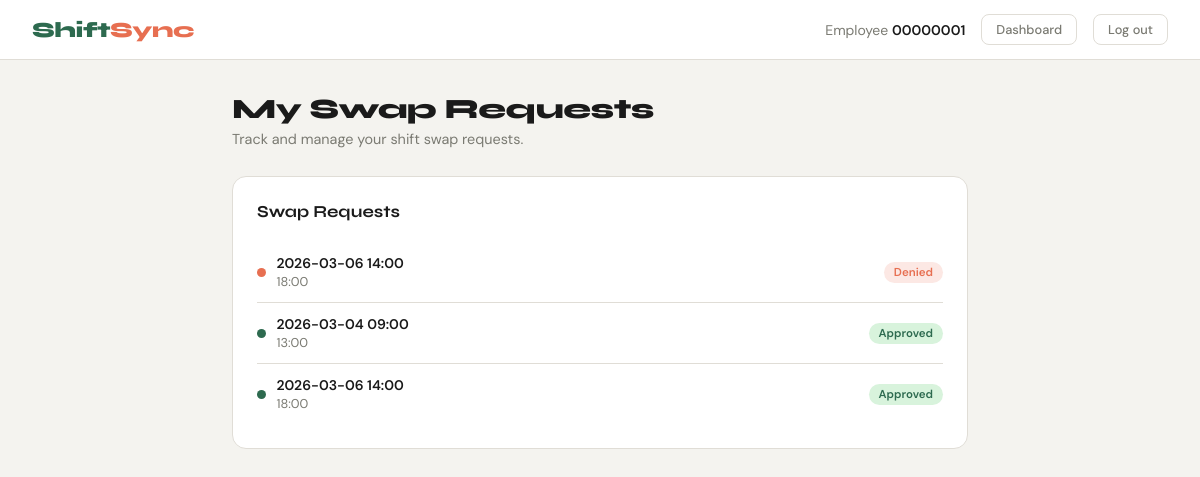
Page /swap-requests (signed in) on the earlier database version.
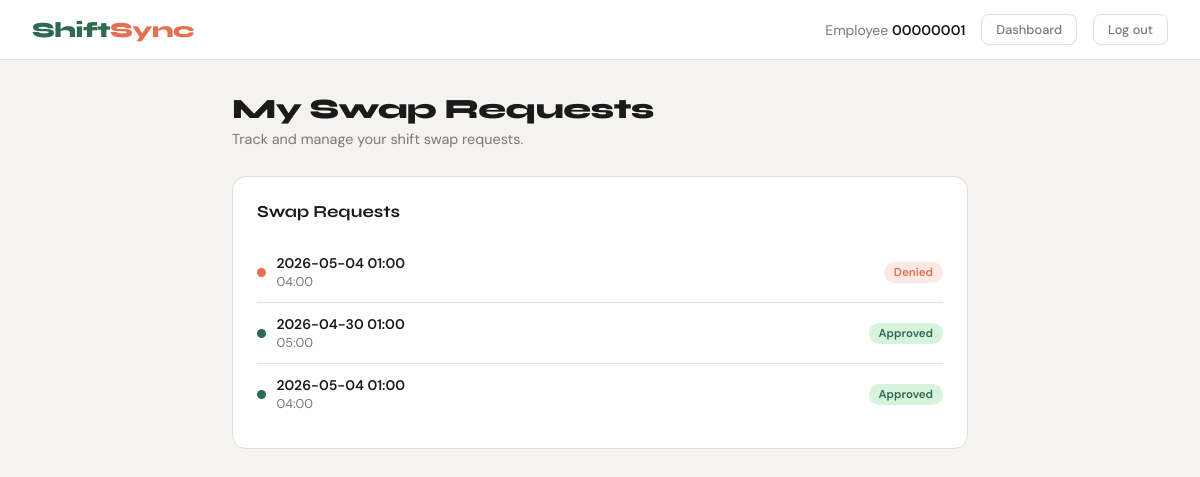
Same page on the later database version.
### tables this page shows
CREATE TABLE ShiftSwapRequests(
    RequestId INTEGER PRIMARY KEY NOT NULL,
    RequesterEmployeeId TEXT NOT NULL,
    ShiftId INTEGER NOT NULL,
    TargetEmployeeId TEXT,
    Reason TEXT,
    Status TEXT DEFAULT "pending",
    CreatedAt TEXT, TargetShiftId INTEGER REFERENCES Shifts(ShiftId),
    FOREIGN KEY (RequesterEmployeeId) REFERENCES EmployeeInfo(EmployeeId),
    FOREIGN KEY (ShiftId) REFERENCES Shifts(ShiftId),
    FOREIGN KEY (TargetEmployeeId) REFERENCES EmployeeInfo(EmployeeId));

CREATE TABLE Shifts(
    ShiftId INTEGER PRIMARY KEY NOT NULL,
    EmployeeId TEXT NOT NULL,
    ShiftDate TEXT NOT NULL, 
    StartTime TEXT NOT NULL, 
    EndTime TEXT NOT NULL, 
    FOREIGN KEY (EmployeeId) REFERENCES EmployeeInfo(EmployeeId));

### main.py (the view)
@app.route('/swap-requests')
def swap_requests():
    if 'EmployeeId' not in session:
        return redirect(url_for('login'))
    user_id = session['EmployeeId']
    try:
        with sql.connect("ShiftSyncDB.db") as con:
            cur = con.cursor()
            cur.execute("""
                SELECT r.RequestId, s.ShiftDate, s.StartTime, s.EndTime,
                       r.TargetEmployeeId, r.Status
                FROM ShiftSwapRequests r
                JOIN Shifts s ON r.ShiftId = s.ShiftId
                WHERE r.RequesterEmployeeId=?
                ORDER BY r.CreatedAt DESC
            """, (user_id,))
            requests = cur.fetchall()
    except Exception:
        requests = []
    return render_template("swap_requests.html", requests=requests, user=user_id)

### templates/swap_requests.html (shortened to what this page needs)
<!doctype html>
<html lang="en">
  <head>
  </head>
<body>
<nav>
  <div class="nav-logo">Shift<span>Sync</span></div>
  <div class="nav-right">
    <span class="nav-greeting">Employee <strong>{{ user }}</strong></span>
    <a href="{{ url_for('dashboard') }}" class="btn-nav">Dashboard</a>
    <a href="{{ url_for('logout') }}" class="btn-nav">Log out</a>
  </div>
</nav>
<main>
  <div class="page-header">
    <h1>My Swap Requests</h1>
    <p>Track and manage your shift swap requests.</p>
  </div>
  <div class="card">
    <div class="card-title">Swap Requests</div>
    {% if requests %}
      <ul class="swap-list">
        {% for r in requests %}
          <li class="swap-item">
            <div class="swap-info">
              <span class="swap-dot dot-{{ r[5] }}"></span>
              <div>
                <div class="swap-label">{{ r[1] }} {{ r[2] }}</div>
                <div class="swap-sub">{{ r[3] }}</div>
              </div>
            </div>
            <div class="swap-right">
              {% if r[5] == 'pending' %}
                <span class="badge badge-pending">Pending</span>
              {% elif r[5] == 'approved' %}
                <span class="badge badge-approved">Approved</span>
              {% elif r[5] == 'denied' %}
                <span class="badge badge-denied">Denied</span>
              {% elif r[5] == 'cancelled' %}
                <span class="badge badge-cancelled">Cancelled</span>
              {% else %}
                <span class="badge badge-cancelled">{{ r[5] }}</span>
              {% endif %}
            </div>
          </li>
        {% endfor %}
      </ul>
    {% else %}
      <p class="empty-msg">No swap requests yet.</p>
    {% endif %}
  </div>
</main>
</body>
</html>

### templates/swap_requests.html (style rules this page uses)
*, *::before, *::after { box-sizing: border-box; margin: 0; padding: 0; }
:root { --bg: #f4f3ef; --surface: #ffffff; --border: #e0ddd6; --accent: #2d6a4f; --accent-light: #d8f3dc; --accent2: #e76f51; --text: #1a1a1a; --muted: #7a7a72; --radius: 14px; }
body { font-family: 'DM Sans', sans-serif; background: var(--bg); color: var(--text); min-height: 100vh; display: flex; flex-direction: column; }
nav { background: var(--surface); border-bottom: 1.5px solid var(--border); padding: 0 2rem; height: 60px; display: flex; align-items: center; justify-content: space-between; position: sticky; top: 0; z-index: 100; }
.nav-logo { font-family: 'Syne', sans-serif; font-size: 1.35rem; font-weight: 800; color: var(--accent); letter-spacing: -0.5px; }
.nav-logo span { color: var(--accent2); }
.nav-right { display: flex; align-items: center; gap: 1rem; }
.nav-greeting { font-size: 0.875rem; color: var(--muted); }
.nav-greeting strong { color: var(--text); font-weight: 600; }
.btn-nav { background: transparent; border: 1.5px solid var(--border); border-radius: 8px; padding: 6px 14px; font-family: 'DM Sans', sans-serif; font-size: 0.8rem; font-weight: 500; color: var(--muted); cursor: pointer; transition: all 0.2s; text-decoration: none; }
main { flex: 1; padding: 2rem; max-width: 800px; width: 100%; margin: 0 auto; }
.page-header { margin-bottom: 1.75rem; }
.page-header h1 { font-family: 'Syne', sans-serif; font-size: 1.75rem; font-weight: 800; letter-spacing: -0.5px; }
.page-header p { color: var(--muted); font-size: 0.9rem; margin-top: 0.25rem; }
.card { background: var(--surface); border: 1.5px solid var(--border); border-radius: var(--radius); padding: 1.5rem; margin-bottom: 1.5rem; }
.card-title { font-family: 'Syne', sans-serif; font-size: 1.05rem; font-weight: 700; margin-bottom: 1.25rem; }
.swap-list { list-style: none; }
.swap-item { display: flex; align-items: center; justify-content: space-between; gap: 1rem; padding: 0.75rem 0; border-bottom: 1px solid var(--border); }
.swap-item:last-child { border-bottom: none; }
.swap-info { display: flex; align-items: center; gap: 0.65rem; }
.swap-dot { width: 9px; height: 9px; border-radius: 50%; flex-shrink: 0; }
.dot-approved { background: var(--accent); }
.dot-denied { background: var(--accent2); }
.swap-label { font-weight: 600; font-size: 0.875rem; }
.swap-sub { font-size: 0.8rem; color: var(--muted); margin-top: 1px; }
.swap-right { display: flex; align-items: center; gap: 0.6rem; flex-shrink: 0; }
.badge { display: inline-block; padding: 3px 10px; border-radius: 20px; font-size: 0.72rem; font-weight: 600; }
.badge-approved { background: var(--accent-light); color: var(--accent); }
.badge-denied { background: #fce8e4; color: var(--accent2); }

Differences in the rows shown:
changed through a linked row, ShiftSwapRequests (number 1 of 3 on the later page): ShiftDate "2026-03-06" → "2026-05-04"; StartTime "14:00" → "01:00"; EndTime "18:00" → "04:00"
changed through a linked row, ShiftSwapRequests (number 2 of 3 on the later page): ShiftDate "2026-03-04" → "2026-04-30"; StartTime "09:00" → "01:00"; EndTime "13:00" → "05:00"
changed through a linked row, ShiftSwapRequests (number 3 of 3 on the later page): ShiftDate "2026-03-06" → "2026-05-04"; StartTime "14:00" → "01:00"; EndTime "18:00" → "04:00"
